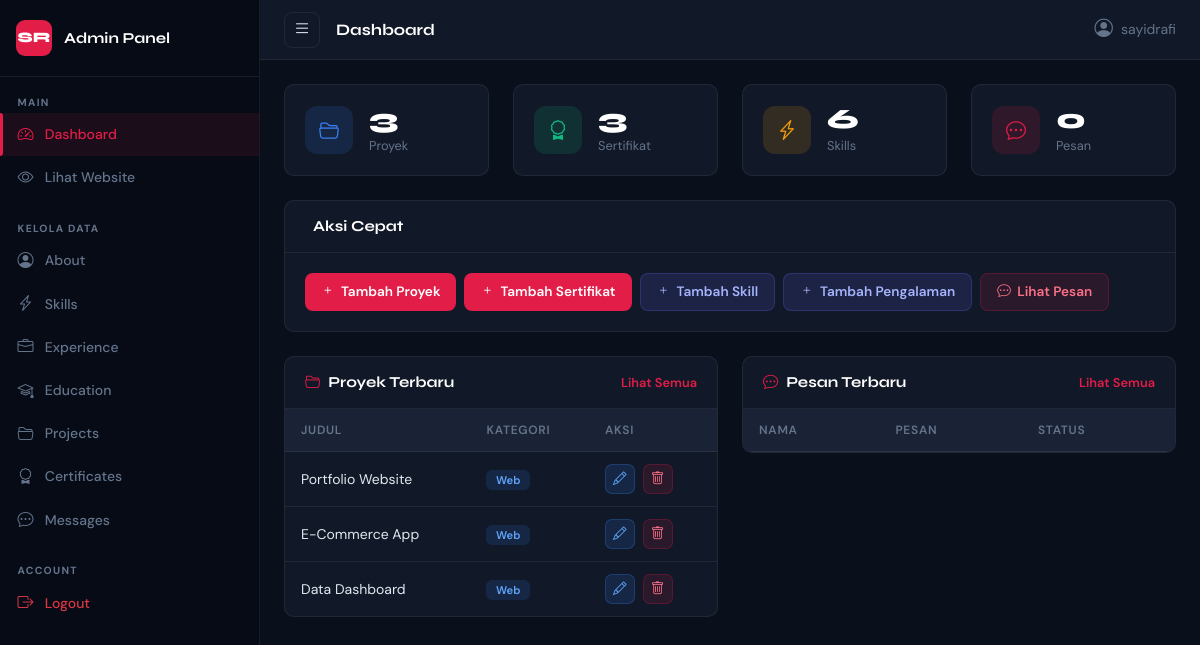
/admin/index.php (signed in), run on the app's committed database.
### tables this page shows
CREATE TABLE IF NOT EXISTS projects (
  id          INT AUTO_INCREMENT PRIMARY KEY,
  title       VARCHAR(200) NOT NULL,
  description TEXT NOT NULL,
  tech_stack  VARCHAR(255),
  image       VARCHAR(255),
  demo_url    VARCHAR(255),
  github_url  VARCHAR(255),
  category    VARCHAR(100) DEFAULT 'Web',
  featured    TINYINT(1) DEFAULT 0,
  created_at  DATETIME DEFAULT CURRENT_TIMESTAMP
);

### app/models/Models.php (called while the page is built, shortened)
<?php
class SkillModel {
    private PDO $pdo;
    public function __construct(PDO $pdo) { $this->pdo = $pdo; }
    public function getAll(): array {
        return $this->pdo->query("SELECT * FROM skills ORDER BY urutan ASC")->fetchAll();
    }
}
class ProjectModel {
    private PDO $pdo;
    public function __construct(PDO $pdo) { $this->pdo = $pdo; }
    public function getAll(): array {
        return $this->pdo->query("SELECT * FROM projects ORDER BY created_at DESC")->fetchAll();
    }
}
class CertificateModel {
    private PDO $pdo;
    public function __construct(PDO $pdo) { $this->pdo = $pdo; }
    public function getAll(): array {
        return $this->pdo->query("SELECT * FROM certificates ORDER BY issued_date DESC")->fetchAll();
    }
}
class ThankyouModel {
    private PDO $pdo;
    public function __construct(PDO $pdo) { $this->pdo = $pdo; }
    public function getAll(): array {
        return $this->pdo->query("SELECT * FROM thankyou ORDER BY created_at DESC")->fetchAll();
    }
}

### admin/index.php (the view, shortened to what this page needs)
<?php
require_once '../config/koneksi.php';
require_once '../app/models/Models.php';
$skills   = (new SkillModel($pdo))->getAll();
$projs    = (new ProjectModel($pdo))->getAll();
$certs    = (new CertificateModel($pdo))->getAll();
$msgs     = (new ThankyouModel($pdo))->getAll();
$unread   = (new ThankyouModel($pdo))->getUnread();
?>
<!DOCTYPE html>
<html lang="id">
<head>
  <link href="https://cdn.jsdelivr.net/npm/bootstrap@5.3.2/dist/css/bootstrap.min.css" rel="stylesheet">
  <link rel="stylesheet" href="https://cdn.jsdelivr.net/npm/bootstrap-icons@1.11.3/font/bootstrap-icons.min.css">
  <link rel="stylesheet" href="../assets/css/admin.css">
</head>
<body class="admin-body">
<div class="admin-sidebar" id="sidebar">
  <div class="sidebar-brand">
    <span class="brand-icon">SR</span>
    <span class="brand-text">Admin Panel</span>
  </div>
  <nav class="sidebar-nav">
    <div class="nav-group">
      <span class="nav-group-label">Main</span>
      <a href="index.php" class="nav-link-sidebar active"><i class="bi bi-speedometer2"></i> Dashboard</a>
      <a href="../index.php" class="nav-link-sidebar" target="_blank"><i class="bi bi-eye"></i> Lihat Website</a>
    </div>
    <div class="nav-group">
      <span class="nav-group-label">Kelola Data</span>
      <a href="about.php" class="nav-link-sidebar"><i class="bi bi-person-circle"></i> About</a>
      <a href="skills.php" class="nav-link-sidebar"><i class="bi bi-lightning-charge"></i> Skills</a>
      <a href="experience.php" class="nav-link-sidebar"><i class="bi bi-briefcase"></i> Experience</a>
      <a href="education.php" class="nav-link-sidebar"><i class="bi bi-mortarboard"></i> Education</a>
      <a href="projects.php" class="nav-link-sidebar"><i class="bi bi-folder2-open"></i> Projects</a>
      <a href="certificates.php" class="nav-link-sidebar"><i class="bi bi-award"></i> Certificates</a>
      <a href="messages.php" class="nav-link-sidebar">
        <i class="bi bi-chat-dots"></i> Messages
      </a>
    </div>
    <div class="nav-group">
      <span class="nav-group-label">Account</span>
      <a href="../logout.php" class="nav-link-sidebar text-danger"><i class="bi bi-box-arrow-right"></i> Logout</a>
    </div>
  </nav>
</div>
<div class="admin-main" id="adminMain">
  <div class="admin-topbar">
    <button class="sidebar-toggle" onclick="toggleSidebar()"><i class="bi bi-list"></i></button>
    <div class="topbar-title">Dashboard</div>
    <div class="topbar-user">
      <i class="bi bi-person-circle"></i>
      <span><?= htmlspecialchars($_SESSION['username']) ?></span>
    </div>
  </div>
  <div class="admin-content">
    <div class="row g-4 mb-4">
      <div class="col-6 col-lg-3">
        <div class="stat-card">
          <div class="stat-icon" style="--c:#3b82f6"><i class="bi bi-folder2-open"></i></div>
          <div class="stat-info">
            <h3><?= count($projs) ?></h3>
            <p>Proyek</p>
          </div>
        </div>
      </div>
      <div class="col-6 col-lg-3">
        <div class="stat-card">
          <div class="stat-icon" style="--c:#10b981"><i class="bi bi-award"></i></div>
          <div class="stat-info">
            <h3><?= count($certs) ?></h3>
            <p>Sertifikat</p>
          </div>
        </div>
      </div>
      <div class="col-6 col-lg-3">
        <div class="stat-card">
          <div class="stat-icon" style="--c:#f59e0b"><i class="bi bi-lightning-charge"></i></div>
          <div class="stat-info">
            <h3><?= count($skills) ?></h3>
            <p>Skills</p>
          </div>
        </div>
      </div>
      <div class="col-6 col-lg-3">
        <div class="stat-card">
          <div class="stat-icon" style="--c:#e11d48"><i class="bi bi-chat-dots"></i></div>
          <div class="stat-info">
            <h3><?= count($msgs) ?></h3>
            <p>Pesan <?php if ($unread): ?><span class="unread-dot"><?= $unread ?> baru</span><?php endif; ?></p>
          </div>
        </div>
      </div>
    </div>
    <div class="admin-card mb-4">
      <div class="admin-card-header">
        <h5><i class="bi bi-zap"></i> Aksi Cepat</h5>
      </div>
      <div class="admin-card-body">
        <div class="d-flex flex-wrap gap-2">
          <a href="projects.php?action=tambah" class="btn btn-admin-primary"><i class="bi bi-plus"></i> Tambah Proyek</a>
          <a href="certificates.php?action=tambah" class="btn btn-admin-primary"><i class="bi bi-plus"></i> Tambah Sertifikat</a>
          <a href="skills.php?action=tambah" class="btn btn-admin-secondary"><i class="bi bi-plus"></i> Tambah Skill</a>
          <a href="experience.php?action=tambah" class="btn btn-admin-secondary"><i class="bi bi-plus"></i> Tambah Pengalaman</a>
          <a href="messages.php" class="btn btn-admin-danger"><i class="bi bi-chat-dots"></i> Lihat Pesan <?php if ($unread): ?>(<?= $unread ?>)<?php endif; ?></a>
        </div>
      </div>
    </div>
    <div class="row g-4">
      <div class="col-lg-6">
        <div class="admin-card">
          <div class="admin-card-header">
            <h5><i class="bi bi-folder2-open"></i> Proyek Terbaru</h5>
            <a href="projects.php" class="btn-link-card">Lihat Semua</a>
          </div>
          <div class="admin-card-body p-0">
            <table class="admin-table">
              <thead><tr><th>Judul</th><th>Kategori</th><th>Aksi</th></tr></thead>
              <tbody>
                <?php foreach (array_slice($projs, 0, 5) as $p): ?>
                <tr>
                  <td><?= htmlspecialchars($p['title']) ?></td>
                  <td><span class="badge-cat"><?= htmlspecialchars($p['category']) ?></span></td>
                  <td>
                    <a href="projects.php?action=edit&id=<?= $p['id'] ?>" class="btn-action edit"><i class="bi bi-pencil"></i></a>
                    <a href="aksi_hapus.php?tabel=projects&id=<?= $p['id'] ?>&redirect=projects.php"
                       class="btn-action delete" onclick="return confirm('Hapus proyek ini?')"><i class="bi bi-trash"></i></a>
                  </td>
                </tr>
                <?php endforeach; ?>
              </tbody>
            </table>
          </div>
        </div>
      </div>
      <div class="col-lg-6">
        <div class="admin-card">
          <div class="admin-card-header">
            <h5><i class="bi bi-chat-dots"></i> Pesan Terbaru</h5>
            <a href="messages.php" class="btn-link-card">Lihat Semua</a>
          </div>
          <div class="admin-card-body p-0">
            <table class="admin-table">
              <thead><tr><th>Nama</th><th>Pesan</th><th>Status</th></tr></thead>
            </table>
          </div>
        </div>
      </div>
    </div>
  </div>
</div>
</body>
</html>

### data on the page
projects: title "Portfolio Website", category "Web"
projects: title "E-Commerce App", category "Web"
projects: title "Data Dashboard", category "Web"

### other printed values
$_SESSION['username'] "sayidrafi"
count($projs) "3"
count($certs) "3"
count($skills) "6"
count($msgs) "0"
